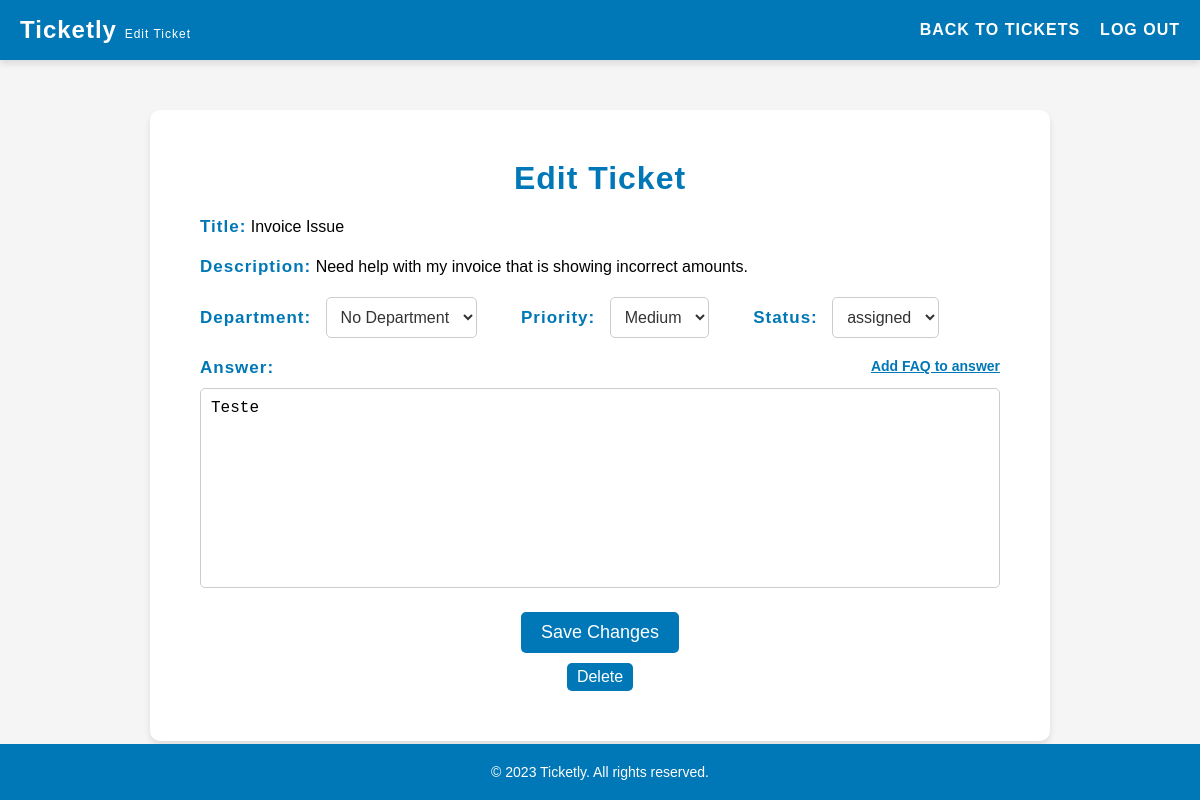
/pages/editTicket.php?id=1 (signed in), run on an earlier commit of the app's database.
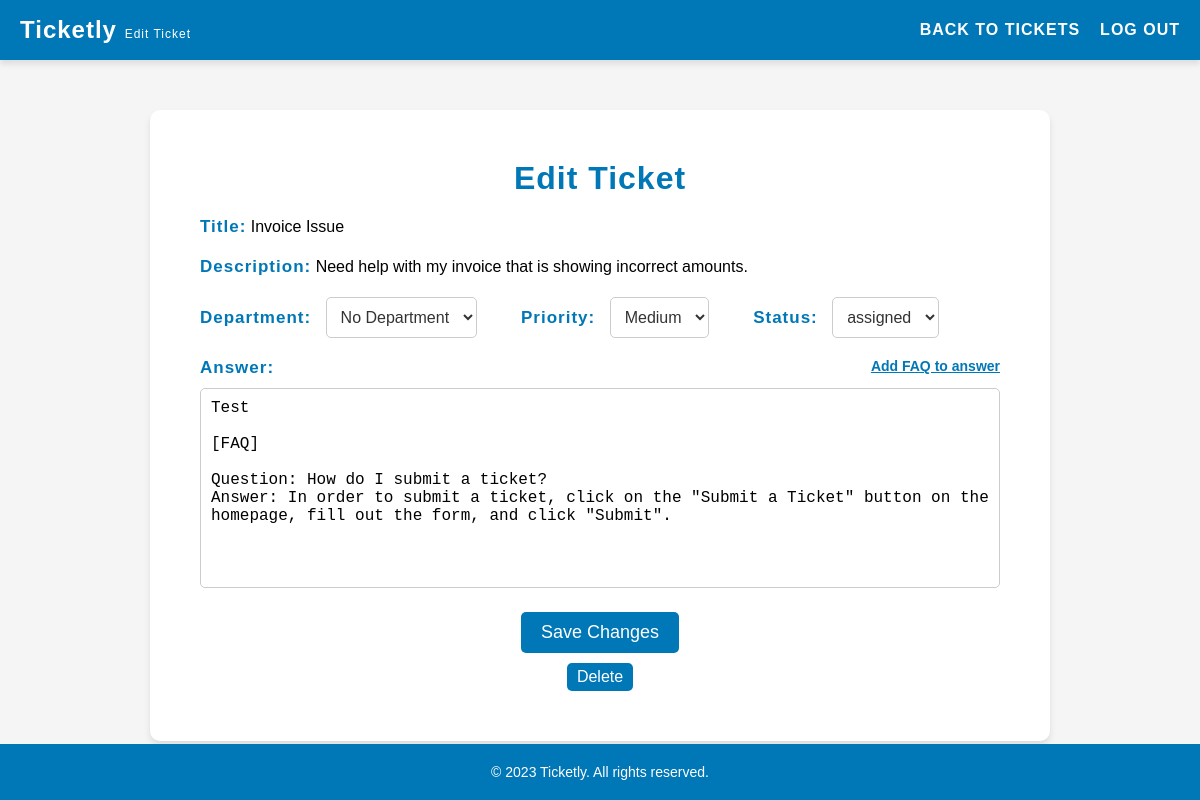
And on a later commit of the database.
### tables this page shows
CREATE TABLE "tickets" (
    id INTEGER PRIMARY KEY AUTOINCREMENT,
    title VARCHAR(255) NOT NULL,
    description TEXT NOT NULL,
    answer TEXT,
    client_id INTEGER NOT NULL,
    agent_id INTEGER,
    priority VARCHAR(10) NOT NULL DEFAULT 'medium' CHECK (priority IN ('low', 'medium', 'high')),
    created_at DATETIME NOT NULL,
    updated_at DATETIME NOT NULL,
    department_id INTEGER,
    status_id INTEGER NOT NULL DEFAULT 1,
    FOREIGN KEY(status_id) REFERENCES status(id),
    FOREIGN KEY(client_id) REFERENCES users(id),
    FOREIGN KEY(agent_id) REFERENCES users(id),
    FOREIGN KEY(department_id) REFERENCES departments(id)
);

### pages/editTicket.php (called while the page is built, shortened)
<?php
    require_once(__DIR__ . '/../utils/session.php');
    $session = new Session();
    require_once(__DIR__ . '/../templates/editTicket.tpl.php');
    drawEditTicket($session);
?>

### utils/session.php (called while the page is built, shortened)
<?php class Session {
    public function __construct() {
        $this->role = $_SESSION['role'] ?? '';
    }
} ?>

### database/tickets.class.php (called while the page is built, shortened)
<?php
    class Tickets {
        public function __construct(?int $id, string $title, string $description, ?string $answer, int $clientId, ?int $agentId, int $statusId = 1, string $priority = 'medium', ?int $departmentId) {
            $this->id = $id;
            $this->title = $title;
            $this->description = $description;
            $this->answer = $answer;
            $this->createdAt = date('Y-m-d H:i:s');
        }
    }
    function getTicketEditData(PDO $db, ?int $ticketId): ?Tickets {
        $stmt = $db->prepare('SELECT * FROM tickets WHERE id = :ticketId');
        $stmt->bindValue(':ticketId', $ticketId, PDO::PARAM_INT);
        $stmt->execute();
        $row = $stmt->fetch(PDO::FETCH_ASSOC);
        $id = isset($row['id']) ? (int) $row['id'] : null;
        $title = isset($row['title']) ? $row['title'] : null;
        $description = isset($row['description']) ? $row['description'] : null;
        $answer = isset($row['answer']) ? $row['answer'] : null;
        $clientId = isset($row['client_id']) ? (int) $row['client_id'] : null;
        $agentId = isset($row['agent_id']) ? (int) $row['agent_id'] : null;
        $statusId = isset($row['status_id']) ? (int) $row['status_id'] : null;
        $priority = isset($row['priority']) ? $row['priority'] : null;
        $departmentId = isset($row['department_id']) ? (int) $row['department_id'] : null;
        return new Tickets($id, $title, $description, $answer, $clientId, $agentId, $statusId, $priority, $departmentId);
    }
?>

### templates/editTicket.tpl.php (the view, shortened to what the changed rows need)
<?php function drawEditTicket(Session $session, $title_error = '', $description_error = '') {
    require_once '../database/tickets.class.php';
    $db = getDatabaseConnection();
    if (isset($_POST['ticket_id'])) {
        $ticketId = (int)$_POST['ticket_id'];
    } elseif (isset($_GET['id'])) {
        $ticketId = (int)$_GET['id'];
    } else {
        exit('Invalid ticket ID');
    }
    $ticket = getTicketEditData($db, (int)$ticketId);
    ?>
    <!DOCTYPE html>
    <html>
        <head>
            <link rel="stylesheet" href="../style/editTicket.css">
            <link rel="stylesheet" href="../style/header.css">
        </head>
        <body>
            <header>
                <h1>Ticketly <span class="smaller">Edit Ticket</span></h1>
            </header>
            <main>
                <h2>Edit Ticket</h2>
                <form action="../actions/action_editTicket.php" method="post">
                    <div>
                        <label for="title">Title:</label>
                        <?php if ($session->role === 'client') : ?>
                            <input type="text" id="title" name="title" value="<?php echo htmlspecialchars($ticket->title); ?>" required>
                            <?php if (!empty($title_error)) : ?>
                                <div class="error"><?php echo htmlspecialchars($title_error); ?></div>
                            <?php endif; ?>
                        <?php else: ?>
                            <span id="title"><?php echo htmlspecialchars($ticket->title); ?></span>
                        <?php endif; ?>
                    </div>
                    <div>
                        <label for="description">Description:</label>
                        <?php if ($session->role === 'client') : ?>
                            <textarea id="description" name="description" required><?php echo htmlspecialchars($ticket->description); ?></textarea>
                            <?php if (!empty($description_error)) : ?>
                                <div class="error"><?php echo htmlspecialchars($description_error); ?></div>
                            <?php endif; ?>
                        <?php else: ?>
                            <span id="description"><?php echo htmlspecialchars($ticket->description); ?></span>
                        <?php endif; ?>
                    </div>
                    <div class="form-answer">
                        <?php if ($session->role !== 'client') : ?>
                            <label for="answer">Answer:</label>
                            <div class="add-faq">
                                <a href="../pages/faq.php?ticket_id=<?php echo $ticket->id; ?>">Add FAQ to answer</a>
                            </div>
                            <textarea id="answer" name="answer"><?php echo htmlspecialchars($ticket->answer); ?></textarea>
                        <?php else: ?>
                            <label for="answer">Answer:</label>
                            <span id="answer-display"><?php echo htmlspecialchars($ticket->answer); ?></span>
                            <input type="hidden" name="answer" value="<?php echo htmlspecialchars($ticket->answer); ?>">
                        <?php endif; ?>
                    </div>
                </form>
            </main>
            <?php include '../templates/footer.tpl.php'; ?>
        </body>
    </html>
<?php } ?>

What changed in the data, as far as the page shows it:
changed tickets "Invoice Issue": answer "Teste" → "Test [FAQ] Question: How do I submit a ticket? Answer: In order to submit a ticket, click on the \"Submit a Ticket\" button on the homepage, fill out the form, and click \"Submit\"."
